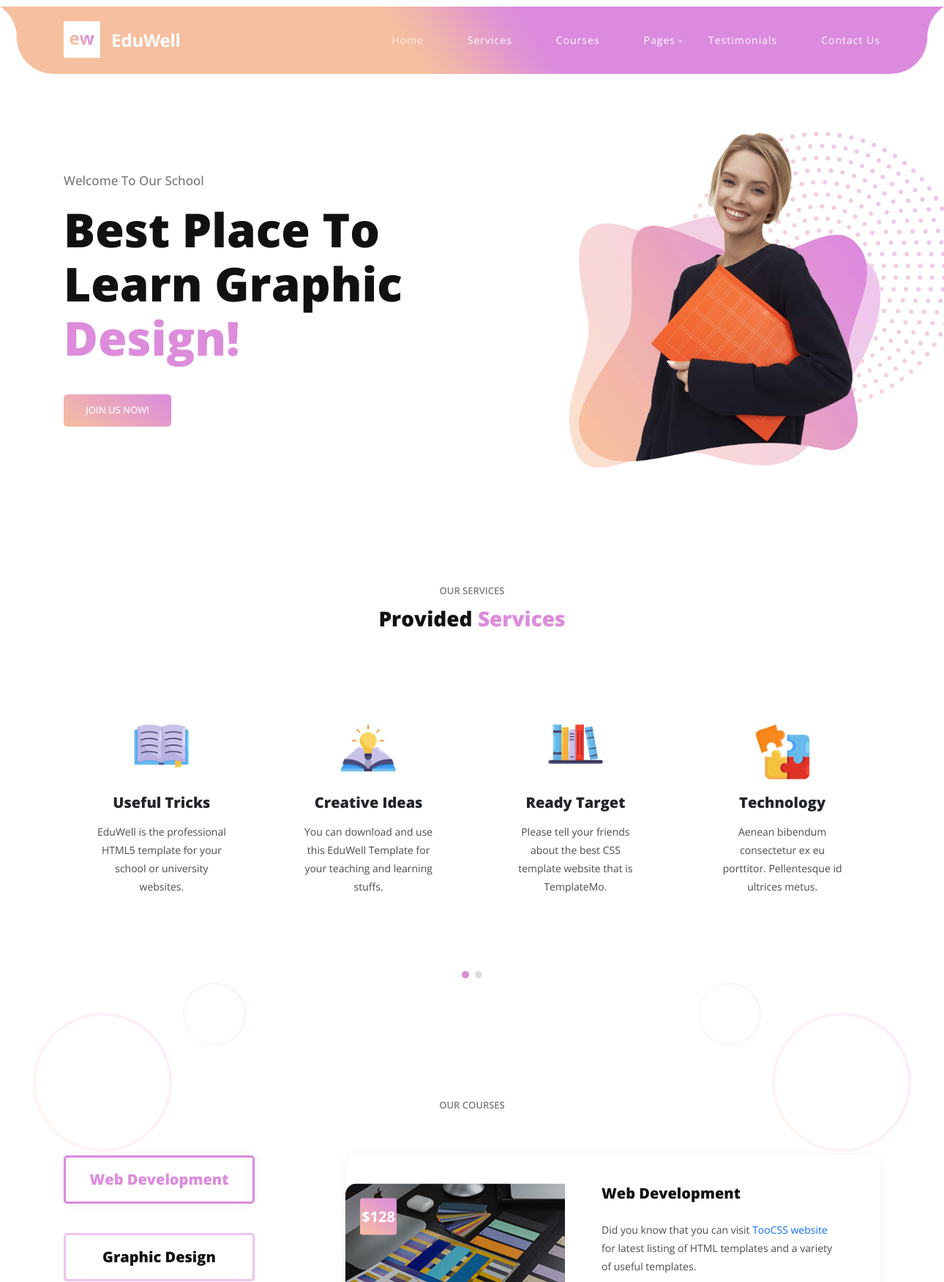
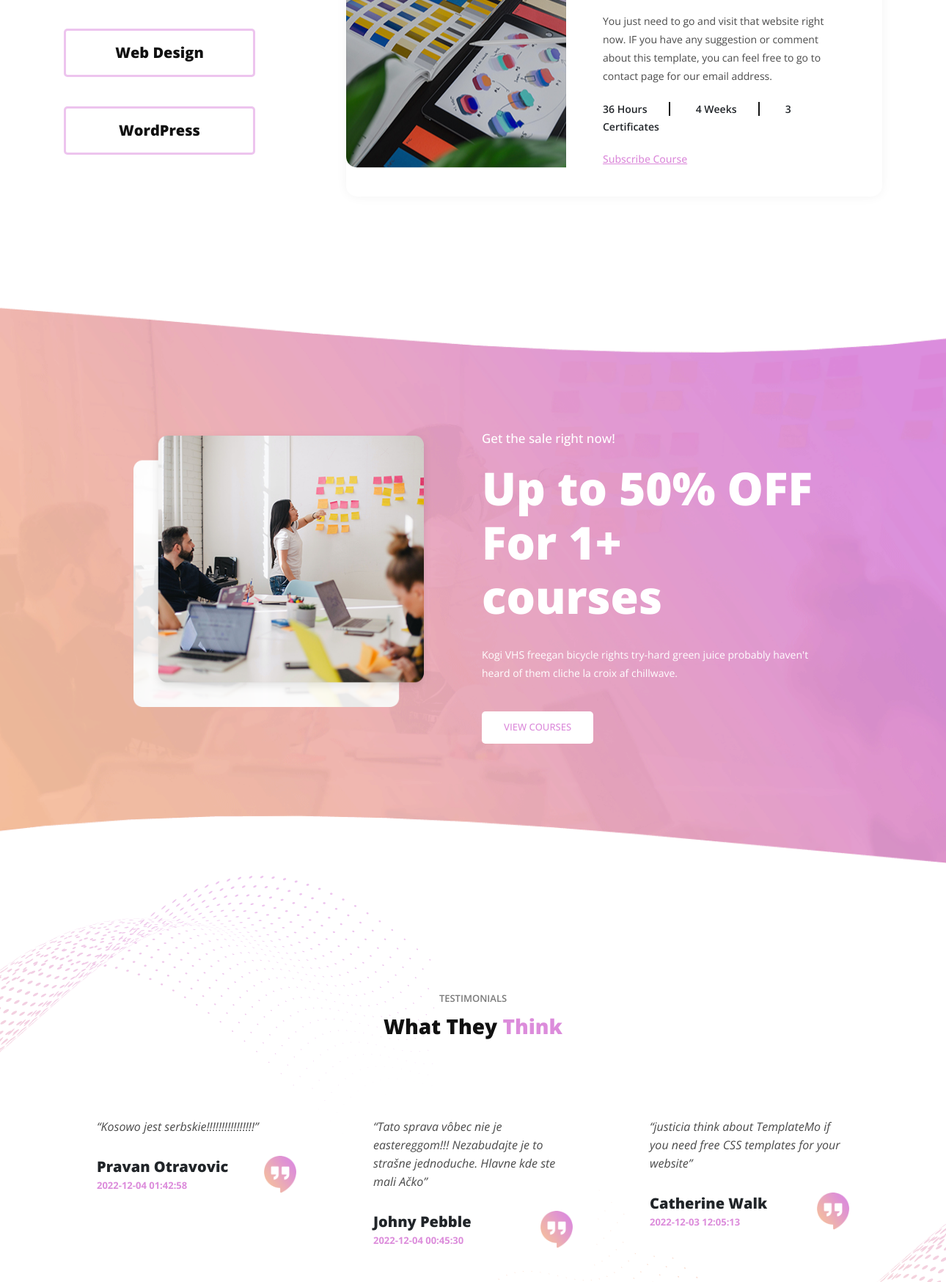
The page / (upper part) on the database its author committed (2 pictures, top to bottom).
### tables this page shows
CREATE TABLE `content` (
  `id` int(11) NOT NULL,
  `sys_name` varchar(120) NOT NULL,
  `display_name` varchar(155) NOT NULL,
  `icon` varchar(75) NOT NULL,
  `content` text DEFAULT NULL,
  `created_at` datetime DEFAULT NULL,
  `updated_at` datetime DEFAULT NULL,
  `menu_id` int(11) NOT NULL
);

CREATE TABLE `mail` (
  `id` int(11) NOT NULL,
  `full_name` varchar(65) NOT NULL,
  `mail` varchar(85) NOT NULL,
  `message` text NOT NULL,
  `created_at` datetime DEFAULT NULL,
  `updated_at` datetime DEFAULT NULL
);

### db.php (called while the page is built, shortened)
<?php
class db
{
    private $connection;
    public function __construct($host, $dbname, $username, $password)
    {
        $this->host = $host;
        $this->dbname = $dbname;
        $this->username = $username;
        $this->password = $password;
        try {
            $this->connection = new \PDO('mysql:host=' . $this->host . ';dbname=' . $this->dbname, $this->username, $this->password);
        } catch (\PDOException $e) {
            print "Error!: " . $e->getMessage() . "<br/>";
            die();
        }
    }
    public function getServicesMenu()
    {
        $menuItems = [];
        $sql = "SELECT  * FROM content WHERE menu_id=2";
        $query = $this->connection->query($sql);
        while ($row = $query->fetch()) {
            $menuItems[] = [
                'icon'=>$row['icon'],
                'content' => $row['content'],
                'display_name' => $row['display_name']
            ];
        }
        return $menuItems;
    }
    public function getSomeEmails()
    {
        $emails = [];
        $sql = "SELECT * FROM mail ORDER BY created_at DESC LIMIT 9";
        $query = $this->connection->query($sql);
        while ($row = $query->fetch()) {
            $emails[] = [
                'name' => $row['full_name'],
                'email' => $row['mail'],
                'message' => $row['message'],
                'created_at' => $row['created_at']
            ];
        }
        return $emails;
    }
}

### index.php (the view, shortened to what this page needs)
<?php
include_once "db.php";
$db = new db('localhost', 'chotar_portalove', 'root', '');
$testimonies=$db->getSomeEmails();
$OurServicesMenuItems= $db->getServicesMenu();
?>
<!DOCTYPE html>
<html lang="en">
  <head>
    <link href="vendor/bootstrap/css/bootstrap.min.css" rel="stylesheet">
    <link rel="stylesheet" href="assets/css/fontawesome.css">
    <link rel="stylesheet" href="assets/css/templatemo-eduwell-style.css">
    <link rel="stylesheet" href="assets/css/owl.css">
    <link rel="stylesheet" href="assets/css/lightbox.css">
  </head>
<body>
  <header class="header-area header-sticky">
      <div class="container">
          <div class="row">
              <div class="col-12">
                  <nav class="main-nav">
                      <a href="index.php" class="logo">
                          <img src="assets/images/templatemo-eduwell.png" alt="EduWell Template">
                      </a>
                      <ul class="nav">
                          <li class="scroll-to-section"><a href="#top" class="active">Home</a></li>
                          <li class="scroll-to-section"><a href="#services">Services</a></li>
                          <li class="scroll-to-section"><a href="#courses">Courses</a></li>
                          <li class="has-sub">
                              <a href="javascript:void(0)">Pages</a>
                          </li>
                          <li class="scroll-to-section"><a href="#testimonials">Testimonials</a></li>
                          <li class="scroll-to-section"><a href="#contact-section">Contact Us</a></li>
                      </ul>
                  </nav>
              </div>
          </div>
      </div>
  </header>
  <section class="main-banner" id="top">
    <div class="container">
      <div class="row">
        <div class="col-lg-6 align-self-center">
          <div class="header-text">
            <h6>Welcome to our school</h6>
            <h2>Best Place To Learn Graphic <em>Design!</em></h2>
            <div class="main-button-gradient">
              <div class="scroll-to-section"><a href="#contact-section">Join Us Now!</a></div>
            </div>
          </div>
        </div>
        <div class="col-lg-6">
          <div class="right-image">
            <img src="assets/images/banner-right-image.png" alt="">
          </div>
        </div>
      </div>
    </div>
  </section>
  <section class="services" id="services">
    <div class="container">
      <div class="row">
        <div class="col-lg-12">
          <div class="section-heading">
              <h6>Our Services</h6>
            <h4>Provided <em>Services</em></h4>
          </div>
        </div>
        <div class="col-lg-12">
          <div class="owl-service-item owl-carousel">
                <?php foreach ($OurServicesMenuItems as $OurServicesMenuItem) { ?>
                    <div class="item">
                        <div class="service-item">
                            <div class="icon">
                                <img src="<?php echo $OurServicesMenuItem['icon']; ?>" alt="">
                            </div>
                            <h4><?php echo $OurServicesMenuItem['display_name']; ?></h4>
                            <p><?php echo $OurServicesMenuItem['content']; ?></p>
                        </div>
                    </div>
                <?php } ?>
          </div>
        </div>
      </div>
    </div>
  </section>
  <section class="our-courses" id="courses">
    <div class="container">
      <div class="row">
        <div class="col-lg-6 offset-lg-3">
          <div class="section-heading">
            <h6>OUR COURSES</h6>
          </div>
        </div>
        <div class="col-lg-12">
          <div class="naccs">
            <div class="tabs">
              <div class="row">
                <div class="col-lg-3">
                  <div class="menu">
                    <div class="active gradient-border"><span>Web Development</span></div>
                    <div class="gradient-border"><span>Graphic Design</span></div>
                    <div class="gradient-border"><span>Web Design</span></div>
                    <div class="gradient-border"><span>WordPress</span></div>
                  </div>
                </div>
                <div class="col-lg-9">
                  <ul class="nacc">
                    <li class="active">
                      <div>
                        <div class="left-image">
                          <img src="assets/images/courses-01.jpg" alt="">
                          <div class="price"><h6>$128</h6></div>
                        </div>
                        <div class="right-content">
                          <h4>Web Development</h4>
                          <p>Did you know that you can visit <a rel="nofollow" href="https://www.toocss.com/" target="_blank">TooCSS website</a> for latest listing of HTML templates and a variety of useful templates.
                          <br><br>You just need to go and visit that website right now. IF you have any suggestion or comment about this template, you can feel free to go to contact page for our email address.</p>
                          <span>36 Hours</span>
                          <span>4 Weeks</span>
                          <span class="last-span">3 Certificates</span>
                          <div class="text-button">
                            <a href="contact-us.html">Subscribe Course</a>
                          </div>
                        </div>
                      </div>
                    </li>
                    </ul>
                </div>
              </div>
            </div>
          </div>
        </div>
      </div>
    </div>
  </section>
  <section class="simple-cta">
    <div class="container">
      <div class="row">
        <div class="col-lg-5 offset-lg-1">
          <div class="left-image">
            <img src="assets/images/cta-left-image.png" alt="">
          </div>
        </div>
        <div class="col-lg-5 align-self-center">
          <h6>Get the sale right now!</h6>
          <h4>Up to 50% OFF For 1+ courses</h4>
          <p>Kogi VHS freegan bicycle rights try-hard green juice probably haven't heard of them cliche la croix af chillwave.</p>
          <div class="white-button">
            <a href="contact-us.html">View Courses</a>
          </div>
        </div>
      </div>
    </div>
  </section>
  <section class="testimonials" id="testimonials">
    <div class="container">
      <div class="row">
        <div class="col-lg-12">
          <div class="section-heading">
            <h6>Testimonials</h6>
            <h4>What They <em>Think</em></h4>
          </div>
        </div>
        <div class="col-lg-12">
          <div class="owl-testimonials owl-carousel" style="position: relative; z-index: 5;">
              <?php foreach ($testimonies as $testimonie) { ?>
                  <div class="item">
                      <p>“<?php echo $testimonie['message']; ?>”</p>
                      <h4><?php echo $testimonie['name']; ?></h4>
                      <span><?php echo $testimonie['created_at']; ?></span>
                      <img src="assets/images/quote.png" alt="">
                  </div>
              <?php } ?>
          </div>
        </div>
      </div>
    </div>
  </section>
</body>
</html>

### rows shown on the page
content: icon (picture), display_name "Useful Tricks", content "EduWell is the professional HTML5 template for your school or university websites."
content: icon (picture), display_name "Creative Ideas", content "You can download and use this EduWell Template for your teaching and learning stuffs."
content: icon (picture), display_name "Ready Target", content "Please tell your friends about the best CSS template website that is TemplateMo."
content: icon (picture), display_name "Technology", content "Aenean bibendum consectetur ex eu porttitor. Pellentesque id ultrices metus."
mail: message "Kosowo jest serbskie!!!!!!!!!!!!!!!!", full_name "Pravan Otravovic", created_at "2022-12-04 01:42:58"
mail: message "Tato sprava vôbec nie je eastereggom!!! Nezabudajte je to strašne jednoduche. Hlavne kde ste mali Ačko", full_name "Johny Pebble", created_at "2022-12-04 00:45:30"
mail: message "justicia think about TemplateMo if you need free CSS templates for your website", full_name "Catherine Walk", created_at "2022-12-03 12:05:13"
